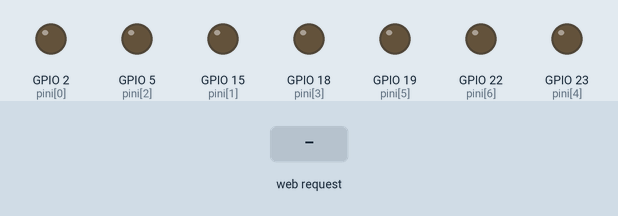
Recording of a sketch running on a simulated ESP32. Shown: output pins drawn as LEDs (lit = HIGH). Inputs (shaded band) come from the test bench. WiFi joins after 1.5 s; servers stay silent unless stated; what the sketch prints to the serial monitor is not drawn.

Above: at 2.7 s.
2.8 s: HTTP request GET /2/on received
At 3.1 s:
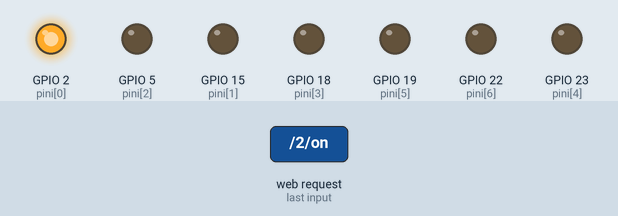
4.3 s: HTTP request GET /2/off received
At 5.4 s:
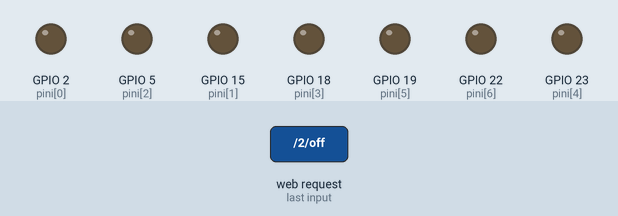
Timing chart, 0 to 7.3 s (numbered marks = the images above; inputs shaded):
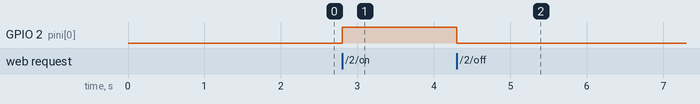

Measured:
- after the input at 2.8 s, GPIO 2 (pini[0]): LOW → HIGH at once
- after the input at 4.3 s, GPIO 2 (pini[0]): HIGH → LOW at once

The sketch:

ESP32.ino
```cpp
#include <WiFi.h>

const char* ssid     = "BanatRobot";
const char* password = "diferential2016";
WiFiServer server(80);
String header;
short pini[7]={2, 15, 5, 18 ,23, 19, 22};

void checkRequestForPin(short pin)
{
	if(pin == 2)
	{
		if (header.indexOf("GET /2/on") >= 0)
		{
			Serial.println("GPIO 2 on");
			digitalWrite(2, HIGH);
		}
		if (header.indexOf("GET /2/off") >= 0)
		{
			Serial.println("GPIO 2 off");
			digitalWrite(2, LOW);
		}
	}
	else
	{
		if (header.indexOf("GET /"+(String)pin+"/on") >= 0)
		{
			Serial.println("GPIO "+(String)pin+"on");
			digitalWrite(pin, HIGH);
			if(pin == 19 || pin == 22)
			{
				delay(3500);
			}
			else
			{
				delay(5000);
			}
			digitalWrite(pin, LOW);
		}
	}
}

void setup()
{
	Serial.begin(115200);
	for(short iterator = 0;iterator < 7;iterator++)
	{
		pinMode(pini[iterator], OUTPUT);
		digitalWrite(pini[iterator], LOW);
	}
	Serial.print("Se conecteaza la ");
	Serial.println(ssid);
	WiFi.begin(ssid, password);
	while (WiFi.status() != WL_CONNECTED)
	{
		delay(500);
		Serial.print(".");
	}
	Serial.println("");
	Serial.println("Conectat");
	Serial.println("Adresa IP: ");
	Serial.println(WiFi.localIP());
	server.begin();
}

void loop()
{
	WiFiClient client = server.available();

	if (client)
	{
		Serial.println("Client nou");
		String currentLine = "";
		while (client.connected())
		{
			if (client.available())
			{
				char readByte = client.read();
				Serial.write(readByte);
				header += readByte;
				if (readByte == '\n')
				{
					if (currentLine.length() == 0)
					{
						//client.println("HTTP/1.1 200 OK");
						for(short iterator = 0;iterator < 7;iterator++)
						{
							checkRequestForPin(pini[iterator]);
						}
						break;
					}
					else
					{
						currentLine = "";
					}
				}
				else if (readByte != '\r')
				{
					currentLine += readByte;
				}
			}
		}

		header = "";
		client.stop();
		Serial.println("Client deconectat");
		Serial.println("");
	}
}
```
